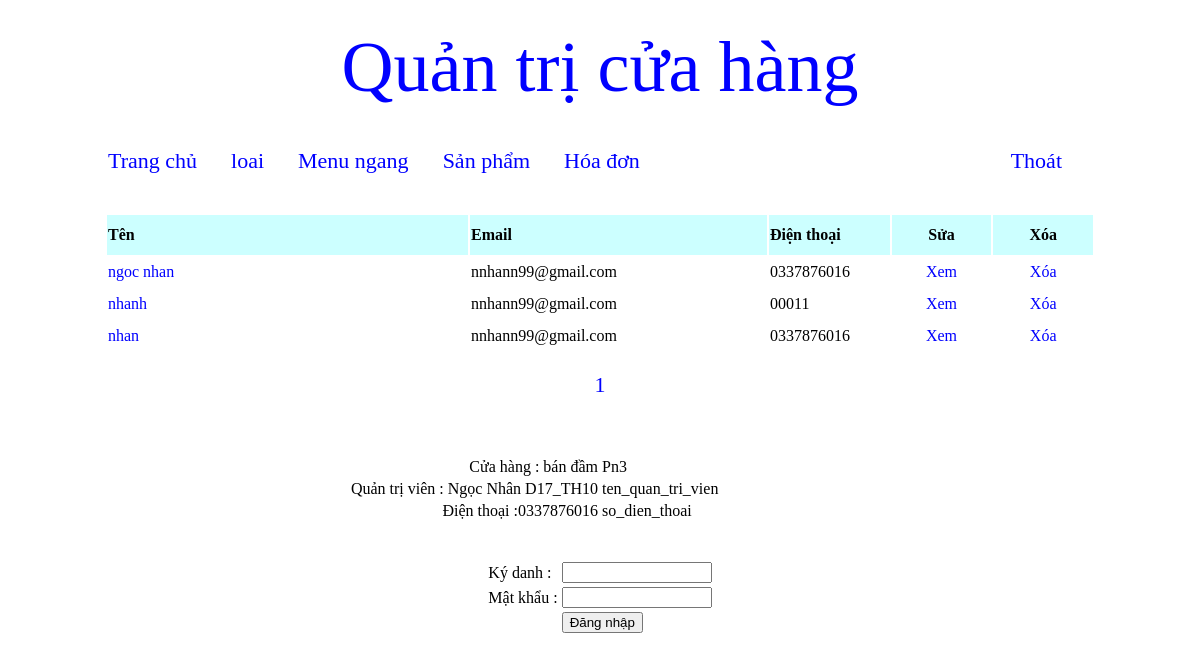
/quan_tri/index.php?thamso=hoa_don, run on the app's committed database.
### tables this page shows
CREATE TABLE `hoa_don` (
  `id` int(11) NOT NULL,
  `ten_nguoi_mua` varchar(256) NOT NULL,
  `email` varchar(256) NOT NULL,
  `dia_chi` mediumtext NOT NULL,
  `dien_thoai` varchar(10) NOT NULL,
  `noi_dung` mediumtext NOT NULL,
  `hang_duoc_mua` mediumtext NOT NULL
);

### quan_tri/chuc_nang/hoa_don/quan_ly_hoa_don.php (the view, shortened to what this page needs)
<?php
	$conn = new PDO("mysql:host=localhost; dbname=ban_hang" ,'root'  ,'');
	$conn->query('set names utf8');
?>
<?php
	$so_dong_tren_mot_trang=20;
	$sql="select count(*) from hoa_don";
	$tam=$conn->query($sql);
	$data=$tam->fetch();
	$so_trang=ceil($data[0]/$so_dong_tren_mot_trang);
	$vtbd=($_GET['trang']-1)*$so_dong_tren_mot_trang;
	$sql="select * from hoa_don order by id desc limit $vtbd,$so_dong_tren_mot_trang";
	$tam=$conn->query($sql);
?>
<table width="990px" class="tb_a1" >
	<tr style="background:#CCFFFF;height:40px;" >
		<td width="370px" ><b>Tên</b></td>
		<td width="300px" ><b>Email</b></td>
		<td width="120px" ><b>Điện thoại</b></td>
		<td align="center" width="100px" ><b>Sửa</b></td>
		<td align="center" width="100px" ><b>Xóa</b></td>
	</tr>
	<?php
		while($data=$tam->fetch())
		{
			$id=$data['id'];
			$ten=$data['ten_nguoi_mua'];
			$email=$data['email'];
			$dien_thoai=$data['dien_thoai'];
			$link_xem="?thamso=xem_hoa_don&id=".$id."&trang=".$_GET['trang'];
			$link_xoa="?xoa_hoa_don=co&id=".$id;
			?>
				<tr class="a_1" >
					<td>
						<a href="<?php echo $link_xem; ?>" class="lk_a1" ><?php echo $ten; ?></a>
					</td>
					<td>
						<?php echo $email; ?>
					</td>
					<td>
						<?php echo $dien_thoai; ?>
					</td>
					<td align="center" >
						<a href="<?php echo $link_xem; ?>" class="lk_a1" >Xem</a>
					</td>
					<td align="center" >
						<a href="<?php echo $link_xoa; ?>" class="lk_a1" >Xóa</a>
					</td>
				</tr>
			<?php
		}
	?>
	<tr>
		<td colspan="5" align="center" >
			<br>
			<?php
				for($i=1;$i<=$so_trang;$i++)
				{
					$link_phan_trang="?thamso=hoa_don&trang=".$i;
					echo "<a href='$link_phan_trang' class='phan_trang' >";
						echo $i;
					echo "</a> ";
				}
			?>
			<br><br>
		</td>
	</tr>
</table>

### quan_tri/giao_dien/giao_dien.css (style rules this page uses)
table.tb_a1 tr.a_1 { height:30px; }
a.lk_a1 { text-decoration:none;color:blue; }
a.phan_trang { text-decoration:none;color:blue;font-size:22px; }

### data on the page
hoa_don: ten_nguoi_mua "ngoc nhan", email "nnhann99@gmail.com", dien_thoai "0337876016"
hoa_don: ten_nguoi_mua "nhanh", email "nnhann99@gmail.com", dien_thoai "00011"
hoa_don: ten_nguoi_mua "nhan", email "nnhann99@gmail.com", dien_thoai "0337876016"
